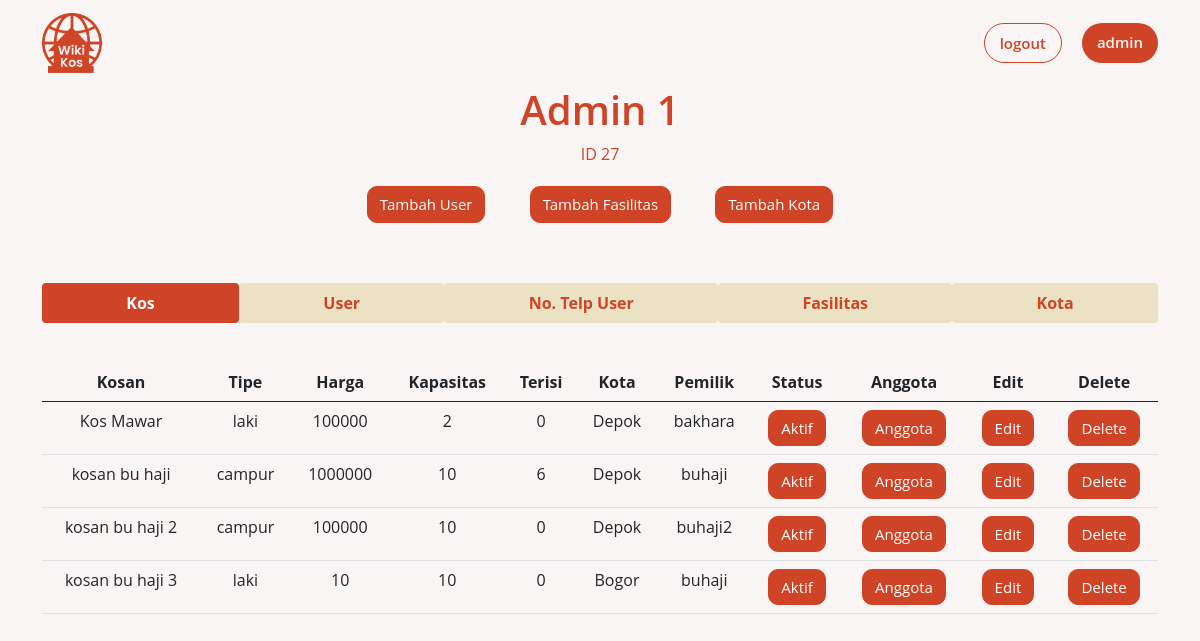
/dashboard.php?p=admin (signed in), run on the app's committed database.
### tables this page shows
CREATE TABLE `kosan` (
  `id_kosan` int(11) NOT NULL,
  `nama_kosan` varchar(100) NOT NULL,
  `tipe_kos` varchar(10) NOT NULL,
  `ukuran` varchar(10) NOT NULL,
  `harga` int(100) NOT NULL,
  `kapasitas` int(11) NOT NULL,
  `nama_jalan` varchar(100) NOT NULL,
  `kecamatan` varchar(100) NOT NULL,
  `kota` int(11) NOT NULL,
  `deskripsi` varchar(100) NOT NULL,
  `status` int(11) NOT NULL DEFAULT 0,
  `id_user` int(11) NOT NULL
);

CREATE TABLE `kota` (
  `id_kota` int(11) NOT NULL,
  `nama_kota` varchar(100) NOT NULL
);

CREATE TABLE `user` (
  `id_user` int(11) NOT NULL,
  `username` varchar(10) NOT NULL,
  `password` varchar(100) NOT NULL,
  `email` varchar(100) NOT NULL,
  `fullname` varchar(30) NOT NULL,
  `level` int(1) NOT NULL
);

### inc.connection2.php (called while the page is built, shortened)
<?php
class Connection2
{
    private $servername = "localhost";
    private $username = "root";
    private $password = "";
    private $dbname = "wikikos_db";
    function connect()
    {
        $this->conn = new PDO("mysql:host=$this->servername;dbname=$this->dbname", $this->username, $this->password);
    }
}

### class/class.Kos.php (called while the page is built, shortened)
<?php
require_once("class.User2.php");
class Kos extends Connection2
{
    private $idKos;
    function __construct()
    {
        $this->user = new User2();
    }
    public function __get($atribute)
    {
        if (property_exists($this, $atribute)) {
            return $this->$atribute;
        }
    }
    public function getAllKos()
    {
        $sql = "SELECT * FROM kosan k INNER JOIN user u ON k.id_user=u.id_user Inner JOIN kota kt ON k.kota=kt.id_kota
                ORDER BY k.nama_kosan ASC";
        $stmt = $this->conn->prepare($sql);
        $stmt->execute();
        $count = $stmt->rowCount();
        $cnt = 0;
        if ($count > 0) {
            while ($result = $stmt->fetch(PDO::FETCH_ASSOC)) {
                $kosUser = new Kos();
                $kosUser->idKos = $result['id_kosan'];
                $kosUser->namaKos = $result['nama_kosan'];
                $kosUser->tipe = $result['tipe_kos'];
                $kosUser->harga = $result['harga'];
                $kosUser->kapasitas = $result['kapasitas'];
                $kosUser->kota = $result['nama_kota'];
                $kosUser->user->idUser = $result['id_user'];
                $kosUser->status = $result['status'];
                $kosUser->user->username = $result['username'];
                $arrResult[$cnt] = $kosUser;
                $cnt++;
            }
            return $arrResult;
        }
        else {
            return $arrResult = "kosong";
        }
    }
    public function getAllAnggota()
    {
        $sql = "SELECT * FROM anggota_kos WHERE id_kosan = :id_kosan";
        $stmt = $this->conn->prepare($sql);
        $stmt->bindParam(':id_kosan', $this->idKos);
        $stmt->execute();
        $count = $stmt->rowCount();
        $cnt = 0;
        if ($count > 0) {
            while ($result = $stmt->fetch(PDO::FETCH_ASSOC)) {
                $anggotaKos = new Anggota_Kosan();
                $anggotaKos->idAnggota = $result['id_anggota'];
                $anggotaKos->Nama = $result['nama_anggota'];
                $anggotaKos->idKosan = $result['id_kosan'];
                $arrResult[$cnt] = $anggotaKos;
                $cnt++;
            }
            return $arrResult;
        }
        else {
            return $arrResult = "kosong";
        }
    }
}

### class/class.User2.php (called while the page is built, shortened)
<?php
require_once("class.Kos.php");
class User2 extends Connection2
{
    public function __get($atribute)
    {
        if (property_exists($this, $atribute)) {
            return $this->$atribute;
        }
    }
}

### pages/admin.php (the view, shortened to what this page needs)
<div class="container" id="admin">
    <div class="col" id="info1">
        <?php
        echo "<h1>" . ucwords($fullname) . "</h1>";
        echo "<p>ID " . $idUser . "</p>";
        ?>
        <div class="aa">
            <a class="btn btn-primary" href=<?php echo "?p=create-user-admin" ?>>Tambah User</a>
            <a class="btn btn-primary" href=<?php echo "?p=create-fasilitas" ?>>Tambah Fasilitas</a>
            <a class="btn btn-primary" href=<?php echo "?p=create-kota" ?>>Tambah Kota</a>
        </div>
    </div>
    <ul class="nav nav-pills nav-fill" id="myTab" role="tablist">
        <li class="nav-item">
            <a class="nav-link active" data-toggle="tab" href="#kos" role="tab" aria-controls="home" aria-selected="true">Kos</a>
        </li>
        <li class="nav-item">
            <a class="nav-link" data-toggle="tab" href="#user" role="tab" aria-controls="user" aria-selected="false">User</a>
        </li>
        <li class="nav-item">
            <a class="nav-link" data-toggle="tab" href="#nomor_telp" role="tab" aria-controls="nomor_telp" aria-selected="false">No. Telp User</a>
        </li>
        <li class="nav-item">
            <a class="nav-link" data-toggle="tab" href="#fasilitas" role="tab" aria-controls="fasilitas" aria-selected="false">Fasilitas</a>
        </li>
        <li class="nav-item">
            <a class="nav-link" data-toggle="tab" href="#kota" role="tab" aria-controls="kota" aria-selected="false">Kota</a>
        </li>
    </ul>
    <div class="tab-content" id="myTabContent">
        <div class="tab-pane fade show active" id="kos" role="tabpanel" aria-labelledby="home-tab">
            <table class="table" id="data-kosan">
                <thead>
                    <tr>
                        <th scope="col">Kosan</th>
                        <th scope="col">Tipe</th>
                        <th scope="col">Harga</th>
                        <th scope="col">Kapasitas</th>
                        <th scope="col">Terisi</th>
                        <th scope="col">Kota</th>
                        <th scope="col">Pemilik</th>
                        <th scope="col">Status</th>
                        <th scope="col">Anggota</th>
                        <th scope="col">Edit</th>
                        <th scope="col">Delete</th>
                    </tr>
                </thead>
                <tbody>
                    <?php
                    $kos = new Kos();
                    $allKos = $kos->getAllKos();
                    if ($allKos == "kosong") {
                        echo "<tr>";
                        echo "<td><p>Maaf Data Kosong</p></td>";
                        echo "<tr>";
                        $count = 0;
                    }
                    else {
                        foreach ($allKos as $dataKos) {
                            $data = $dataKos->getAllAnggota();
                            if ($data == "kosong") {
                                $jumlahTerisi = 0;
                            } else {
                                $jumlahTerisi = count($data);
                            }
                            echo "<tr>";
                            echo "<td>$dataKos->namaKos</td>";
                            echo "<td>$dataKos->tipe</td>";
                            echo "<td>$dataKos->harga</td>";
                            echo "<td>$dataKos->kapasitas</td>";
                            echo "<td>$jumlahTerisi</td>";
                            echo "<td>$dataKos->kota</td>";
                            echo "<td>" . $dataKos->user->username . "</td>";
                            if ($dataKos->status == 0) {
                                echo "<td><a class='btn btn-primary' href='?p=edit-status-kos&id-kos=$dataKos->idKos'>Review</a></td>";
                            } else if ($dataKos->status == 1) {
                                echo "<td><a class='btn btn-primary' href='?p=edit-status-kos&id-kos=$dataKos->idKos'>Aktif</a></td>";
                            } else if ($dataKos->status == 2) {
                                echo "<td><a class='btn btn-primary' href='?p=edit-status-kos&id-kos=$dataKos->idKos'>Tolak</a></td>";
                            }
                            echo "<td><a class='btn btn-primary' href='?p=anggota-kos&id-kos=$dataKos->idKos'>Anggota</a></td>";
                            echo "<td><a class='btn btn-primary' class='button' href='?p=edit-kos&id-kos=$dataKos->idKos'</a>Edit</a></td>";
                            echo "<td><a class='btn btn-primary' onclick='confirmData($dataKos->idKos)'>Delete</a></td>";
                            echo "<tr>";
                        }
                    }
                    ?>
                </tbody>
            </table>
        </div>
    </div>
</div>

### style.css (style rules this page uses)
:root { --orange_black : #8f301d; --orange: #cf4427; --background: #f9f5f4; --brown: #ebe2c3; }
body { background-color: var(--background); font-family: "Open Sans", sans-serif; }
#admin #info1 { text-align: center; }
#admin #info1 h1 { font-weight: 600; color: var(--orange); }
#admin #info1 p { color: var(--orange); margin-bottom: 20px; }
#admin #info1 .aa { margin-bottom: 60px; }
#admin #info1 .aa a { margin-inline: 20px; background: var(--orange); border-radius: 10px; font-size: 15px; border: 1px solid var(--orange); }
#admin #myTab { margin-top: 20px; }
#admin #myTab .nav-link { color: var(--orange); font-weight: bold; background-color: var(--brown); }
#admin #myTab .nav-link.active { background-color: var(--orange); color: white; }
#admin #myTabContent #data-kosan { text-align: center; margin-top: 40px; }
#admin #myTabContent #data-kosan a { background: var(--orange); border-radius: 10px; font-size: 15px; border: 1px solid var(--orange); }

### data on the page
kosan: nama_kosan "Kos Mawar", tipe_kos "laki", harga "100000", kapasitas "2", jumlahTerisi "0", kota.nama_kota "Depok", id_user.username "bakhara"
kosan: nama_kosan "kosan bu haji", tipe_kos "campur", harga "1000000", kapasitas "10", jumlahTerisi "6", kota.nama_kota "Depok", username "buhaji"
kosan: nama_kosan "kosan bu haji 2", tipe_kos "campur", harga "100000", kapasitas "10", jumlahTerisi "0", kota.nama_kota "Depok", id_user.username "buhaji2"
kosan: nama_kosan "kosan bu haji 3", tipe_kos "laki", harga "10", kapasitas "10", jumlahTerisi "0", kota.nama_kota "Bogor", username "buhaji"

### other printed values
$username "admin"
$fullname "Admin 1"
$idUser "27"
